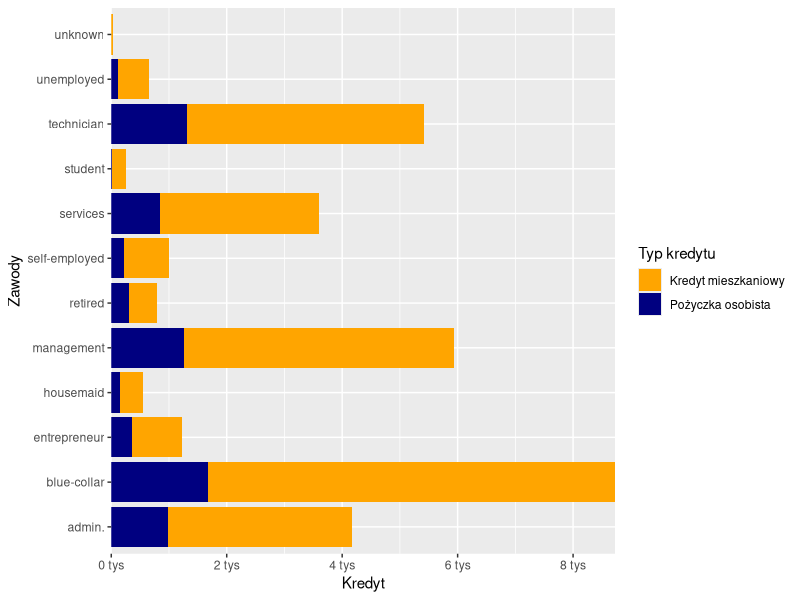
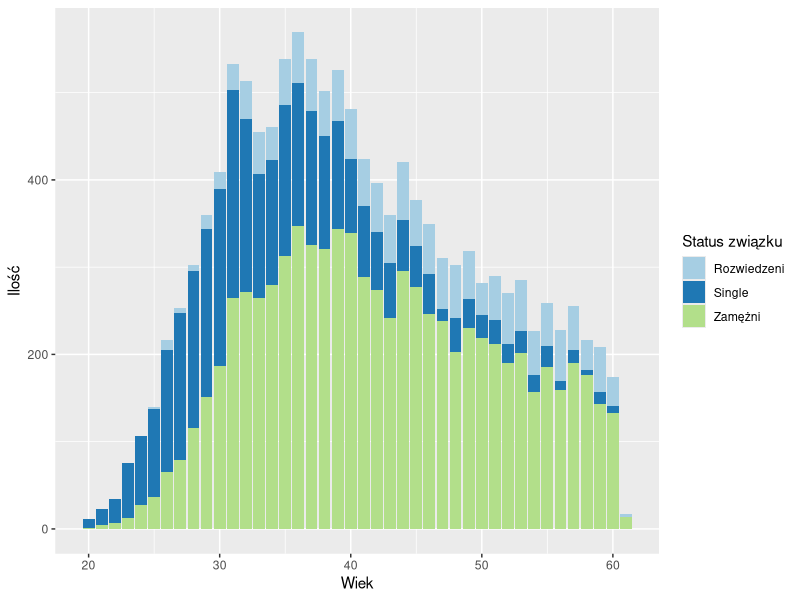
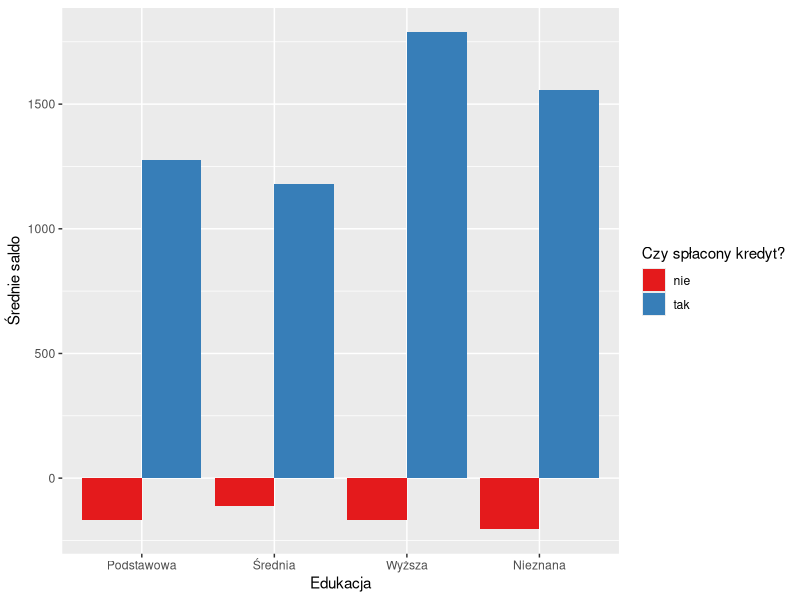
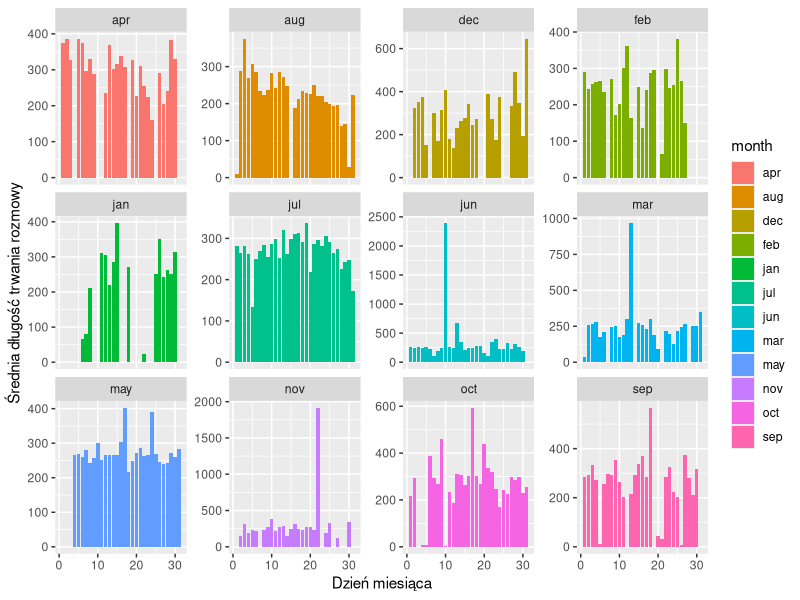
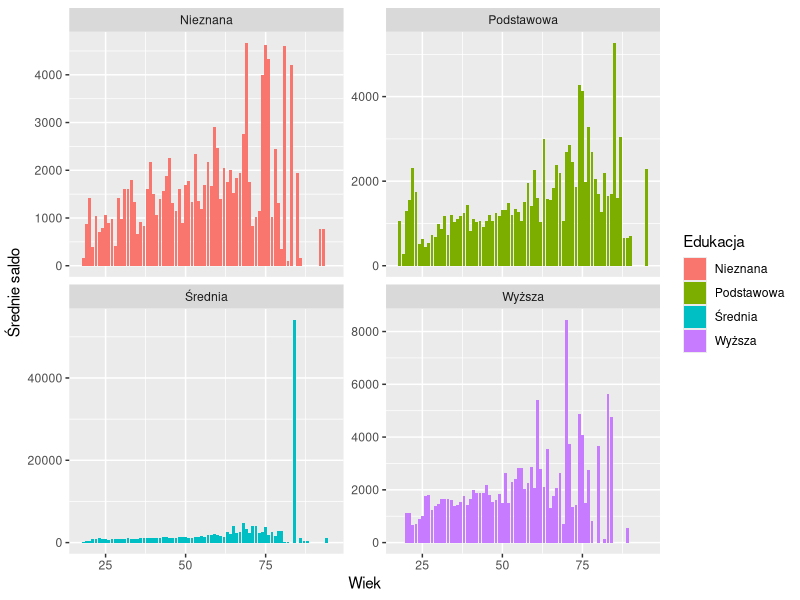
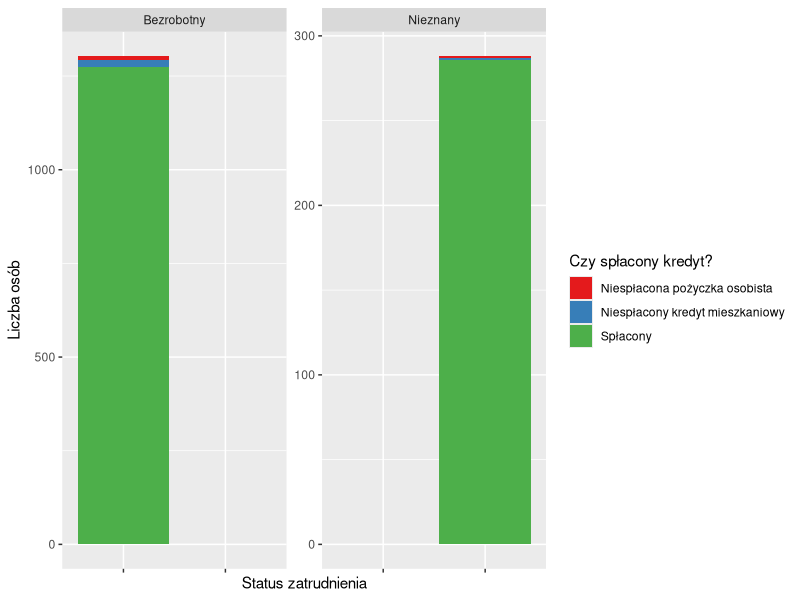

Write the R code that produced these figures, in order.
## ---- chunk 1
knitr::opts_chunk$set(echo = TRUE)
library(dplyr)
library(ggplot2)
library(readr)
install.packages("tidyr")
library(tidyr)
install.packages("scales")  
library(scales) 

### Wczytanie danych
df <- read_csv("dane.csv")
View(df)

## ---- chunk 2
df %>%
  group_by(job) %>%
  mutate(loan=ifelse(loan=='yes',1,0), housing=ifelse(housing=='yes',1,0)) %>%
  summarise(count_h=sum(housing),count_l=sum(loan)) %>%
  pivot_longer(cols = c(count_h, count_l), names_to = "type", values_to = "count") %>% 
  ggplot(aes(x=count, y=job, fill=type)) +
  geom_col(position="stack") +
  scale_fill_manual(values = c("count_l"="navyblue", "count_h"="orange"), labels=c("count_l"="Pożyczka osobista", "count_h"="Kredyt mieszkaniowy")) +   scale_x_continuous(expand=c(0,0), labels = label_number(scale = 0.001, suffix=" tys"))+ labs(
    x="Kredyt",
    y="Zawody",
    fill="Typ kredytu"
  )
           
## ---- chunk 3

df %>% filter(contact=="unknown") %>% mutate(marital=case_when(
  marital=="married"~"Zamężni",
  marital=="single"~"Single",
  marital=="divorced"~"Rozwiedzeni"
)) %>% 
  group_by(age, marital) %>% summarise(count=n()) %>% 
  ggplot(aes(x=age, y=count, fill=marital)) +
  geom_col() + labs(
    x="Wiek",
    y="Ilość",
    fill="Status związku"
  ) + scale_fill_brewer(palette="Paired")

## ---- chunk 4

df %>% 
  group_by(education, default) %>% 
  summarise(mean=mean(balance)) %>% 
  mutate(default=ifelse(default=="yes", "nie","tak"))%>% ggplot(aes(x=education, y=mean,fill=default)) + geom_bar(stat="identity",position = "dodge")+ labs(
    x="Edukacja",
    y="Średnie saldo",
    fill="Czy spłacony kredyt?"
  ) + scale_fill_brewer(palette="Set1") + scale_x_discrete( labels=c("primary" = "Podstawowa",
                              "secondary" = "Średnia", 
                              "tertiary" = "Wyższa",
                              "unknown"="Nieznana"))

## ---- chunk 5
df %>%
  select(day, month,duration) %>% 
  group_by(month, day) %>% summarise(mean=mean(duration)) %>%
  ggplot(aes(x=day,y=mean,fill=month))+geom_col()+ labs(x="Dzień miesiąca",y="Średnia długość trwania rozmowy") + facet_wrap(~month,scales="free_y")


## ---- chunk 6

df1<-df %>% 
  group_by(education, age) %>% mutate(education=case_when(
    education=="primary" ~ "Podstawowa",
                              education=="secondary" ~ "Średnia", 
                              education=="tertiary" ~ "Wyższa",
                              education=="unknown"~"Nieznana")) %>% summarise(mean=mean(balance))
p_col<-ggplot(df1,aes(x=age, y=mean, fill=education)) +
  geom_col()+labs(
    x="Wiek",
    y="Średnie saldo",
    fill="Edukacja"
  )
p_col + facet_wrap(~education,scales="free_y")
## ---- chunk 7
df %>% 
  filter(job=="unknown" | job=="unemployed") %>% 
  mutate(job=ifelse(job=="unknown", "Nieznany","Bezrobotny"),default=case_when(
    default=="no"~"Spłacony",
    default=="yes" & housing=="yes"~"Niespłacony kredyt mieszkaniowy",
    default=="yes" & housing=="no"~"Niespłacona pożyczka osobista"
    )) %>% 
  group_by(job, default) %>%
  summarise(count=n()) %>%
  ggplot(aes(x=job, y=count,fill=default)) + geom_col()+
  scale_fill_brewer(palette="Set1") + facet_wrap(~job, scales="free_y") + labs(
    x="Status zatrudnienia", y="Liczba osób",fill="Czy spłacony kredyt?") + theme(axis.text.x = element_blank()) 
